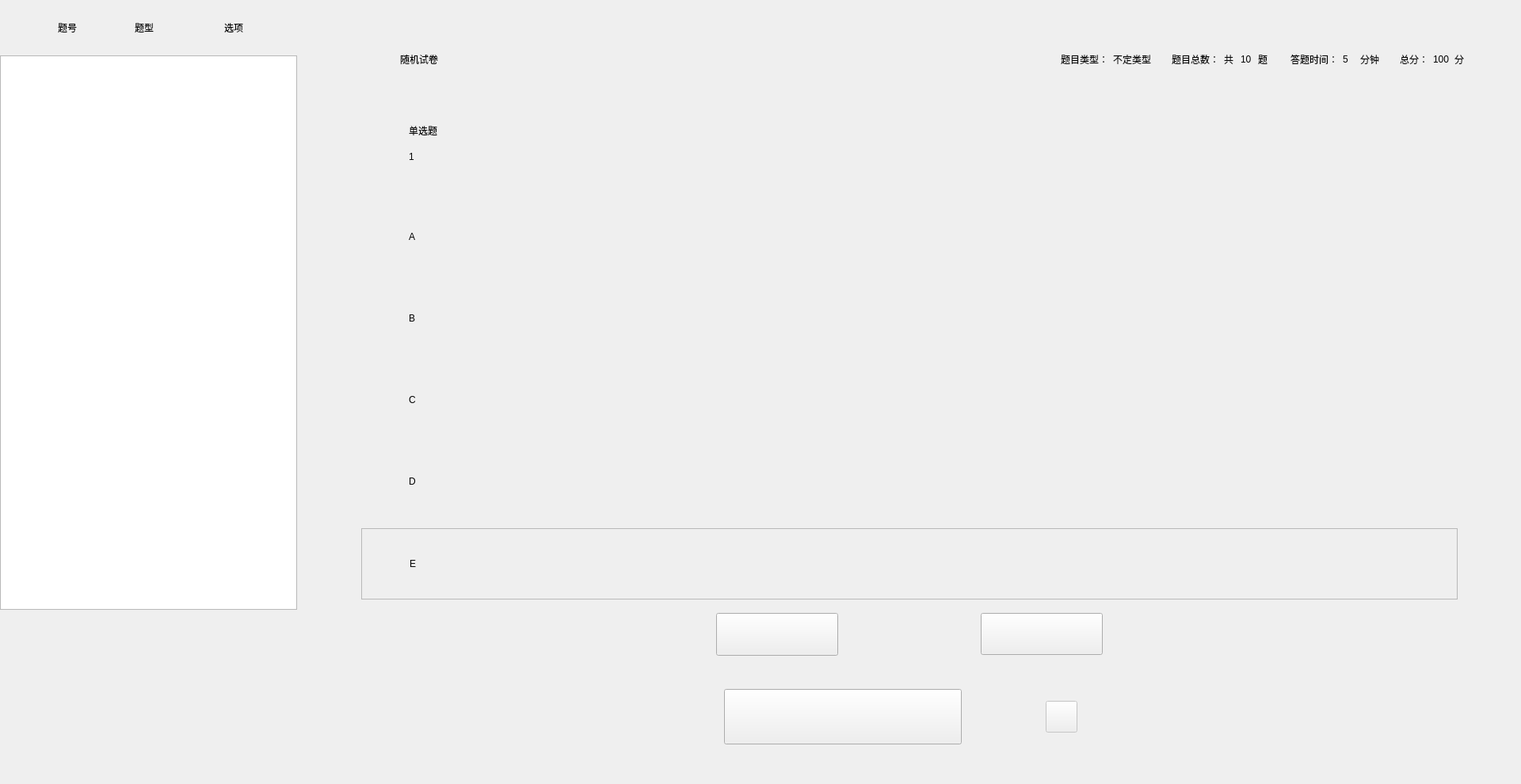
<?xml version="1.0" encoding="UTF-8"?>
<ui version="4.0">
 <class>SYQuestionDoExamWindow</class>
 <widget class="QWidget" name="SYQuestionDoExamWindow">
  <property name="enabled">
   <bool>true</bool>
  </property>
  <property name="geometry">
   <rect>
    <x>0</x>
    <y>0</y>
    <width>1920</width>
    <height>990</height>
   </rect>
  </property>
  <property name="sizePolicy">
   <sizepolicy hsizetype="Expanding" vsizetype="Expanding">
    <horstretch>0</horstretch>
    <verstretch>0</verstretch>
   </sizepolicy>
  </property>
  <property name="windowTitle">
   <string>SimLaparo</string>
  </property>
  <layout class="QHBoxLayout" name="horizontalLayout_28">
   <property name="spacing">
    <number>0</number>
   </property>
   <property name="leftMargin">
    <number>0</number>
   </property>
   <property name="topMargin">
    <number>0</number>
   </property>
   <property name="rightMargin">
    <number>0</number>
   </property>
   <property name="bottomMargin">
    <number>0</number>
   </property>
   <item>
    <widget class="QFrame" name="leftFrame">
     <property name="minimumSize">
      <size>
       <width>376</width>
       <height>0</height>
      </size>
     </property>
     <property name="maximumSize">
      <size>
       <width>376</width>
       <height>16777215</height>
      </size>
     </property>
     <property name="frameShape">
      <enum>QFrame::NoFrame</enum>
     </property>
     <property name="frameShadow">
      <enum>QFrame::Raised</enum>
     </property>
     <layout class="QVBoxLayout" name="verticalLayout_5">
      <property name="spacing">
       <number>0</number>
      </property>
      <property name="leftMargin">
       <number>0</number>
      </property>
      <property name="topMargin">
       <number>0</number>
      </property>
      <property name="rightMargin">
       <number>0</number>
      </property>
      <property name="bottomMargin">
       <number>0</number>
      </property>
      <item>
       <widget class="QFrame" name="leftheadframe">
        <layout class="QHBoxLayout" name="horizontalLayout_2" stretch="0,0,0,0">
         <property name="spacing">
          <number>0</number>
         </property>
         <property name="leftMargin">
          <number>0</number>
         </property>
         <property name="topMargin">
          <number>0</number>
         </property>
         <property name="rightMargin">
          <number>0</number>
         </property>
         <property name="bottomMargin">
          <number>0</number>
         </property>
         <item>
          <widget class="QLabel" name="lb_name">
           <property name="minimumSize">
            <size>
             <width>170</width>
             <height>70</height>
            </size>
           </property>
           <property name="maximumSize">
            <size>
             <width>170</width>
             <height>70</height>
            </size>
           </property>
           <property name="text">
            <string>题号</string>
           </property>
           <property name="alignment">
            <set>Qt::AlignCenter</set>
           </property>
          </widget>
         </item>
         <item>
          <widget class="QLabel" name="lb_num">
           <property name="minimumSize">
            <size>
             <width>90</width>
             <height>70</height>
            </size>
           </property>
           <property name="maximumSize">
            <size>
             <width>90</width>
             <height>70</height>
            </size>
           </property>
           <property name="text">
            <string>题型</string>
           </property>
           <property name="alignment">
            <set>Qt::AlignLeading|Qt::AlignLeft|Qt::AlignVCenter</set>
           </property>
          </widget>
         </item>
         <item>
          <widget class="QLabel" name="lb_author">
           <property name="minimumSize">
            <size>
             <width>70</width>
             <height>70</height>
            </size>
           </property>
           <property name="maximumSize">
            <size>
             <width>70</width>
             <height>16777215</height>
            </size>
           </property>
           <property name="text">
            <string>选项</string>
           </property>
           <property name="alignment">
            <set>Qt::AlignCenter</set>
           </property>
          </widget>
         </item>
         <item>
          <spacer name="horizontalSpacer">
           <property name="orientation">
            <enum>Qt::Horizontal</enum>
           </property>
           <property name="sizeHint" stdset="0">
            <size>
             <width>40</width>
             <height>20</height>
            </size>
           </property>
          </spacer>
         </item>
        </layout>
       </widget>
      </item>
      <item>
       <widget class="QListWidget" name="list_examquestion">
        <property name="minimumSize">
         <size>
          <width>375</width>
          <height>700</height>
         </size>
        </property>
        <property name="maximumSize">
         <size>
          <width>375</width>
          <height>700</height>
         </size>
        </property>
        <property name="horizontalScrollBarPolicy">
         <enum>Qt::ScrollBarAlwaysOff</enum>
        </property>
        <property name="alternatingRowColors">
         <bool>true</bool>
        </property>
       </widget>
      </item>
      <item>
       <spacer name="verticalSpacer_7">
        <property name="orientation">
         <enum>Qt::Vertical</enum>
        </property>
        <property name="sizeHint" stdset="0">
         <size>
          <width>20</width>
          <height>40</height>
         </size>
        </property>
       </spacer>
      </item>
     </layout>
    </widget>
   </item>
   <item>
    <widget class="QFrame" name="centerFrame">
     <property name="minimumSize">
      <size>
       <width>900</width>
       <height>0</height>
      </size>
     </property>
     <property name="frameShape">
      <enum>QFrame::NoFrame</enum>
     </property>
     <property name="frameShadow">
      <enum>QFrame::Raised</enum>
     </property>
     <layout class="QVBoxLayout" name="verticalLayout_17">
      <property name="spacing">
       <number>0</number>
      </property>
      <property name="leftMargin">
       <number>30</number>
      </property>
      <property name="topMargin">
       <number>30</number>
      </property>
      <property name="rightMargin">
       <number>30</number>
      </property>
      <property name="bottomMargin">
       <number>30</number>
      </property>
      <item>
       <widget class="QFrame" name="questinfoframe">
        <property name="minimumSize">
         <size>
          <width>0</width>
          <height>90</height>
         </size>
        </property>
        <property name="maximumSize">
         <size>
          <width>16777215</width>
          <height>90</height>
         </size>
        </property>
        <layout class="QHBoxLayout" name="horizontalLayout">
         <item>
          <spacer name="horizontalSpacer_5">
           <property name="orientation">
            <enum>Qt::Horizontal</enum>
           </property>
           <property name="sizeType">
            <enum>QSizePolicy::Fixed</enum>
           </property>
           <property name="sizeHint" stdset="0">
            <size>
             <width>90</width>
             <height>20</height>
            </size>
           </property>
          </spacer>
         </item>
         <item>
          <widget class="QLabel" name="paperName">
           <property name="text">
            <string>随机试卷</string>
           </property>
           <property name="alignment">
            <set>Qt::AlignCenter</set>
           </property>
          </widget>
         </item>
         <item>
          <spacer name="horizontalSpacer_4">
           <property name="orientation">
            <enum>Qt::Horizontal</enum>
           </property>
           <property name="sizeType">
            <enum>QSizePolicy::Preferred</enum>
           </property>
           <property name="sizeHint" stdset="0">
            <size>
             <width>780</width>
             <height>20</height>
            </size>
           </property>
          </spacer>
         </item>
         <item>
          <widget class="QLabel" name="label_2">
           <property name="maximumSize">
            <size>
             <width>16777215</width>
             <height>90</height>
            </size>
           </property>
           <property name="text">
            <string>题目类型：</string>
           </property>
          </widget>
         </item>
         <item>
          <widget class="QLabel" name="label_3">
           <property name="text">
            <string>不定类型</string>
           </property>
          </widget>
         </item>
         <item>
          <spacer name="horizontalSpacer_6">
           <property name="orientation">
            <enum>Qt::Horizontal</enum>
           </property>
           <property name="sizeType">
            <enum>QSizePolicy::Fixed</enum>
           </property>
           <property name="sizeHint" stdset="0">
            <size>
             <width>20</width>
             <height>20</height>
            </size>
           </property>
          </spacer>
         </item>
         <item>
          <widget class="QLabel" name="label_4">
           <property name="text">
            <string>题目总数：</string>
           </property>
          </widget>
         </item>
         <item>
          <widget class="QLabel" name="label_5">
           <property name="text">
            <string>共</string>
           </property>
          </widget>
         </item>
         <item>
          <widget class="QLabel" name="questNum">
           <property name="text">
            <string>10</string>
           </property>
          </widget>
         </item>
         <item>
          <widget class="QLabel" name="label_6">
           <property name="text">
            <string>题</string>
           </property>
          </widget>
         </item>
         <item>
          <spacer name="horizontalSpacer_8">
           <property name="orientation">
            <enum>Qt::Horizontal</enum>
           </property>
           <property name="sizeType">
            <enum>QSizePolicy::Fixed</enum>
           </property>
           <property name="sizeHint" stdset="0">
            <size>
             <width>20</width>
             <height>20</height>
            </size>
           </property>
          </spacer>
         </item>
         <item>
          <widget class="QLabel" name="label_8">
           <property name="text">
            <string>答题时间：</string>
           </property>
          </widget>
         </item>
         <item>
          <widget class="QLabel" name="examTimeLb">
           <property name="text">
            <string>5</string>
           </property>
          </widget>
         </item>
         <item>
          <widget class="QLabel" name="label_11">
           <property name="text">
            <string>分钟</string>
           </property>
          </widget>
         </item>
         <item>
          <spacer name="horizontalSpacer_7">
           <property name="orientation">
            <enum>Qt::Horizontal</enum>
           </property>
           <property name="sizeType">
            <enum>QSizePolicy::Fixed</enum>
           </property>
           <property name="sizeHint" stdset="0">
            <size>
             <width>20</width>
             <height>20</height>
            </size>
           </property>
          </spacer>
         </item>
         <item>
          <widget class="QLabel" name="label_12">
           <property name="text">
            <string>总分：</string>
           </property>
          </widget>
         </item>
         <item>
          <widget class="QLabel" name="examTotalScore">
           <property name="text">
            <string>100</string>
           </property>
          </widget>
         </item>
         <item>
          <widget class="QLabel" name="label_14">
           <property name="text">
            <string>分</string>
           </property>
          </widget>
         </item>
         <item>
          <spacer name="horizontalSpacer_9">
           <property name="orientation">
            <enum>Qt::Horizontal</enum>
           </property>
           <property name="sizeType">
            <enum>QSizePolicy::Fixed</enum>
           </property>
           <property name="sizeHint" stdset="0">
            <size>
             <width>30</width>
             <height>20</height>
            </size>
           </property>
          </spacer>
         </item>
        </layout>
       </widget>
      </item>
      <item>
       <widget class="QFrame" name="questContentFrame">
        <layout class="QVBoxLayout" name="verticalLayout">
         <property name="spacing">
          <number>0</number>
         </property>
         <property name="leftMargin">
          <number>50</number>
         </property>
         <property name="topMargin">
          <number>30</number>
         </property>
         <property name="rightMargin">
          <number>50</number>
         </property>
         <property name="bottomMargin">
          <number>0</number>
         </property>
         <item>
          <widget class="QFrame" name="frame_title">
           <property name="minimumSize">
            <size>
             <width>0</width>
             <height>90</height>
            </size>
           </property>
           <property name="maximumSize">
            <size>
             <width>16777215</width>
             <height>100</height>
            </size>
           </property>
           <layout class="QVBoxLayout" name="horizontalLayout_4">
            <property name="spacing">
             <number>0</number>
            </property>
            <property name="leftMargin">
             <number>60</number>
            </property>
            <property name="topMargin">
             <number>5</number>
            </property>
            <property name="rightMargin">
             <number>0</number>
            </property>
            <property name="bottomMargin">
             <number>0</number>
            </property>
            <item>
             <widget class="QLabel" name="questType">
              <property name="minimumSize">
               <size>
                <width>0</width>
                <height>0</height>
               </size>
              </property>
              <property name="maximumSize">
               <size>
                <width>16777215</width>
                <height>20</height>
               </size>
              </property>
              <property name="text">
               <string>单选题</string>
              </property>
             </widget>
            </item>
            <item>
             <widget class="QFrame" name="frame_title_inner">
              <layout class="QHBoxLayout" name="horizontalLayout_3">
               <property name="spacing">
                <number>0</number>
               </property>
               <property name="leftMargin">
                <number>0</number>
               </property>
               <property name="topMargin">
                <number>0</number>
               </property>
               <property name="rightMargin">
                <number>0</number>
               </property>
               <property name="bottomMargin">
                <number>20</number>
               </property>
               <item>
                <widget class="QLabel" name="lb_questindex">
                 <property name="minimumSize">
                  <size>
                   <width>50</width>
                   <height>0</height>
                  </size>
                 </property>
                 <property name="maximumSize">
                  <size>
                   <width>50</width>
                   <height>16777215</height>
                  </size>
                 </property>
                 <property name="text">
                  <string>1</string>
                 </property>
                </widget>
               </item>
               <item>
                <widget class="QLabel" name="lb_title">
                 <property name="minimumSize">
                  <size>
                   <width>0</width>
                   <height>0</height>
                  </size>
                 </property>
                 <property name="maximumSize">
                  <size>
                   <width>16777215</width>
                   <height>80</height>
                  </size>
                 </property>
                 <property name="text">
                  <string/>
                 </property>
                </widget>
               </item>
              </layout>
             </widget>
            </item>
           </layout>
          </widget>
         </item>
         <item>
          <spacer name="verticalSpacer_2">
           <property name="orientation">
            <enum>Qt::Vertical</enum>
           </property>
           <property name="sizeType">
            <enum>QSizePolicy::Fixed</enum>
           </property>
           <property name="sizeHint" stdset="0">
            <size>
             <width>20</width>
             <height>15</height>
            </size>
           </property>
          </spacer>
         </item>
         <item>
          <widget class="QFrame" name="frame_answerA">
           <layout class="QHBoxLayout" name="horizontalLayout_3">
            <property name="leftMargin">
             <number>0</number>
            </property>
            <item>
             <spacer name="horizontalSpacer">
              <property name="orientation">
               <enum>Qt::Horizontal</enum>
              </property>
              <property name="sizeType">
               <enum>QSizePolicy::Fixed</enum>
              </property>
              <property name="sizeHint" stdset="0">
               <size>
                <width>60</width>
                <height>20</height>
               </size>
              </property>
             </spacer>
            </item>
            <item>
             <widget class="QLabel" name="lb_heada">
              <property name="minimumSize">
               <size>
                <width>50</width>
                <height>0</height>
               </size>
              </property>
              <property name="maximumSize">
               <size>
                <width>50</width>
                <height>16777215</height>
               </size>
              </property>
              <property name="text">
               <string>A</string>
              </property>
             </widget>
            </item>
            <item>
             <widget class="QLabel" name="lb_answera">
              <property name="minimumSize">
               <size>
                <width>0</width>
                <height>70</height>
               </size>
              </property>
              <property name="maximumSize">
               <size>
                <width>16777215</width>
                <height>70</height>
               </size>
              </property>
              <property name="text">
               <string/>
              </property>
             </widget>
            </item>
           </layout>
          </widget>
         </item>
         <item>
          <spacer name="verticalSpacer_3">
           <property name="orientation">
            <enum>Qt::Vertical</enum>
           </property>
           <property name="sizeType">
            <enum>QSizePolicy::Fixed</enum>
           </property>
           <property name="sizeHint" stdset="0">
            <size>
             <width>20</width>
             <height>15</height>
            </size>
           </property>
          </spacer>
         </item>
         <item>
          <widget class="QFrame" name="frame_answerB">
           <layout class="QHBoxLayout" name="horizontalLayout_3">
            <property name="leftMargin">
             <number>0</number>
            </property>
            <item>
             <spacer name="horizontalSpacer">
              <property name="orientation">
               <enum>Qt::Horizontal</enum>
              </property>
              <property name="sizeType">
               <enum>QSizePolicy::Fixed</enum>
              </property>
              <property name="sizeHint" stdset="0">
               <size>
                <width>60</width>
                <height>20</height>
               </size>
              </property>
             </spacer>
            </item>
            <item>
             <widget class="QLabel" name="lb_headb">
              <property name="minimumSize">
               <size>
                <width>50</width>
                <height>0</height>
               </size>
              </property>
              <property name="maximumSize">
               <size>
                <width>50</width>
                <height>16777215</height>
               </size>
              </property>
              <property name="text">
               <string>B</string>
              </property>
             </widget>
            </item>
            <item>
             <widget class="QLabel" name="lb_answerb">
              <property name="minimumSize">
               <size>
                <width>0</width>
                <height>70</height>
               </size>
              </property>
              <property name="maximumSize">
               <size>
                <width>16777215</width>
                <height>70</height>
               </size>
              </property>
              <property name="text">
               <string/>
              </property>
             </widget>
            </item>
           </layout>
          </widget>
         </item>
         <item>
          <spacer name="verticalSpacer_4">
           <property name="orientation">
            <enum>Qt::Vertical</enum>
           </property>
           <property name="sizeType">
            <enum>QSizePolicy::Fixed</enum>
           </property>
           <property name="sizeHint" stdset="0">
            <size>
             <width>20</width>
             <height>15</height>
            </size>
           </property>
          </spacer>
         </item>
         <item>
          <widget class="QFrame" name="frame_answerC">
           <layout class="QHBoxLayout" name="horizontalLayout_3">
            <property name="leftMargin">
             <number>0</number>
            </property>
            <item>
             <spacer name="horizontalSpacer">
              <property name="orientation">
               <enum>Qt::Horizontal</enum>
              </property>
              <property name="sizeType">
               <enum>QSizePolicy::Fixed</enum>
              </property>
              <property name="sizeHint" stdset="0">
               <size>
                <width>60</width>
                <height>20</height>
               </size>
              </property>
             </spacer>
            </item>
            <item>
             <widget class="QLabel" name="lb_headc">
              <property name="minimumSize">
               <size>
                <width>50</width>
                <height>0</height>
               </size>
              </property>
              <property name="maximumSize">
               <size>
                <width>50</width>
                <height>16777215</height>
               </size>
              </property>
              <property name="text">
               <string>C</string>
              </property>
             </widget>
            </item>
            <item>
             <widget class="QLabel" name="lb_answerc">
              <property name="minimumSize">
               <size>
                <width>0</width>
                <height>70</height>
               </size>
              </property>
              <property name="maximumSize">
               <size>
                <width>16777215</width>
                <height>70</height>
               </size>
              </property>
              <property name="text">
               <string/>
              </property>
             </widget>
            </item>
           </layout>
          </widget>
         </item>
         <item>
          <spacer name="verticalSpacer_5">
           <property name="orientation">
            <enum>Qt::Vertical</enum>
           </property>
           <property name="sizeType">
            <enum>QSizePolicy::Fixed</enum>
           </property>
           <property name="sizeHint" stdset="0">
            <size>
             <width>20</width>
             <height>15</height>
            </size>
           </property>
          </spacer>
         </item>
         <item>
          <widget class="QFrame" name="frame_answerD">
           <layout class="QHBoxLayout" name="horizontalLayout_3">
            <property name="leftMargin">
             <number>0</number>
            </property>
            <item>
             <spacer name="horizontalSpacer">
              <property name="orientation">
               <enum>Qt::Horizontal</enum>
              </property>
              <property name="sizeType">
               <enum>QSizePolicy::Fixed</enum>
              </property>
              <property name="sizeHint" stdset="0">
               <size>
                <width>60</width>
                <height>20</height>
               </size>
              </property>
             </spacer>
            </item>
            <item>
             <widget class="QLabel" name="lb_headd">
              <property name="minimumSize">
               <size>
                <width>50</width>
                <height>0</height>
               </size>
              </property>
              <property name="maximumSize">
               <size>
                <width>50</width>
                <height>16777215</height>
               </size>
              </property>
              <property name="text">
               <string>D</string>
              </property>
             </widget>
            </item>
            <item>
             <widget class="QLabel" name="lb_answerd">
              <property name="minimumSize">
               <size>
                <width>0</width>
                <height>70</height>
               </size>
              </property>
              <property name="maximumSize">
               <size>
                <width>16777215</width>
                <height>70</height>
               </size>
              </property>
              <property name="text">
               <string/>
              </property>
             </widget>
            </item>
           </layout>
          </widget>
         </item>
         <item>
          <spacer name="verticalSpacer_8">
           <property name="orientation">
            <enum>Qt::Vertical</enum>
           </property>
           <property name="sizeType">
            <enum>QSizePolicy::Fixed</enum>
           </property>
           <property name="sizeHint" stdset="0">
            <size>
             <width>20</width>
             <height>15</height>
            </size>
           </property>
          </spacer>
         </item>
         <item>
          <widget class="QFrame" name="frame_answerE">
           <property name="minimumSize">
            <size>
             <width>0</width>
             <height>0</height>
            </size>
           </property>
           <property name="maximumSize">
            <size>
             <width>16777215</width>
             <height>16777215</height>
            </size>
           </property>
           <property name="frameShape">
            <enum>QFrame::StyledPanel</enum>
           </property>
           <property name="frameShadow">
            <enum>QFrame::Raised</enum>
           </property>
           <layout class="QHBoxLayout" name="horizontalLayout_7">
            <property name="leftMargin">
             <number>0</number>
            </property>
            <item>
             <spacer name="horizontalSpacer_14">
              <property name="orientation">
               <enum>Qt::Horizontal</enum>
              </property>
              <property name="sizeType">
               <enum>QSizePolicy::Fixed</enum>
              </property>
              <property name="sizeHint" stdset="0">
               <size>
                <width>60</width>
                <height>20</height>
               </size>
              </property>
             </spacer>
            </item>
            <item>
             <widget class="QLabel" name="lb_heade">
              <property name="minimumSize">
               <size>
                <width>50</width>
                <height>0</height>
               </size>
              </property>
              <property name="maximumSize">
               <size>
                <width>50</width>
                <height>16777215</height>
               </size>
              </property>
              <property name="text">
               <string>E</string>
              </property>
             </widget>
            </item>
            <item>
             <widget class="QLabel" name="lb_answere">
              <property name="minimumSize">
               <size>
                <width>0</width>
                <height>70</height>
               </size>
              </property>
              <property name="maximumSize">
               <size>
                <width>16777215</width>
                <height>70</height>
               </size>
              </property>
              <property name="text">
               <string/>
              </property>
             </widget>
            </item>
           </layout>
          </widget>
         </item>
         <item>
          <spacer name="verticalSpacer_6">
           <property name="orientation">
            <enum>Qt::Vertical</enum>
           </property>
           <property name="sizeType">
            <enum>QSizePolicy::Expanding</enum>
           </property>
           <property name="sizeHint" stdset="0">
            <size>
             <width>20</width>
             <height>30</height>
            </size>
           </property>
          </spacer>
         </item>
         <item>
          <layout class="QHBoxLayout" name="horizontalLayout_2">
           <item>
            <spacer name="horizontalSpacer_2">
             <property name="orientation">
              <enum>Qt::Horizontal</enum>
             </property>
             <property name="sizeHint" stdset="0">
              <size>
               <width>40</width>
               <height>20</height>
              </size>
             </property>
            </spacer>
           </item>
           <item>
            <widget class="QPushButton" name="bt_prev">
             <property name="minimumSize">
              <size>
               <width>154</width>
               <height>54</height>
              </size>
             </property>
             <property name="maximumSize">
              <size>
               <width>154</width>
               <height>53</height>
              </size>
             </property>
             <property name="text">
              <string/>
             </property>
            </widget>
           </item>
           <item>
            <widget class="QLabel" name="lb_currpage">
             <property name="minimumSize">
              <size>
               <width>180</width>
               <height>0</height>
              </size>
             </property>
             <property name="text">
              <string/>
             </property>
             <property name="alignment">
              <set>Qt::AlignCenter</set>
             </property>
            </widget>
           </item>
           <item>
            <widget class="QPushButton" name="bt_next">
             <property name="minimumSize">
              <size>
               <width>154</width>
               <height>53</height>
              </size>
             </property>
             <property name="maximumSize">
              <size>
               <width>154</width>
               <height>53</height>
              </size>
             </property>
             <property name="text">
              <string/>
             </property>
            </widget>
           </item>
           <item>
            <spacer name="horizontalSpacer_3">
             <property name="orientation">
              <enum>Qt::Horizontal</enum>
             </property>
             <property name="sizeHint" stdset="0">
              <size>
               <width>40</width>
               <height>20</height>
              </size>
             </property>
            </spacer>
           </item>
          </layout>
         </item>
         <item>
          <spacer name="verticalSpacer_9">
           <property name="orientation">
            <enum>Qt::Vertical</enum>
           </property>
           <property name="sizeHint" stdset="0">
            <size>
             <width>20</width>
             <height>15</height>
            </size>
           </property>
          </spacer>
         </item>
         <item>
          <spacer name="verticalSpacer">
           <property name="orientation">
            <enum>Qt::Vertical</enum>
           </property>
           <property name="sizeType">
            <enum>QSizePolicy::Fixed</enum>
           </property>
           <property name="sizeHint" stdset="0">
            <size>
             <width>20</width>
             <height>20</height>
            </size>
           </property>
          </spacer>
         </item>
        </layout>
       </widget>
      </item>
      <item>
       <widget class="QFrame" name="frambottom">
        <layout class="QHBoxLayout" name="horizontalLayout_4">
         <property name="topMargin">
          <number>20</number>
         </property>
         <property name="bottomMargin">
          <number>20</number>
         </property>
         <item>
          <layout class="QHBoxLayout" name="horizontalLayout_6">
           <item>
            <spacer name="horizontalSpacer_10">
             <property name="orientation">
              <enum>Qt::Horizontal</enum>
             </property>
             <property name="sizeHint" stdset="0">
              <size>
               <width>40</width>
               <height>20</height>
              </size>
             </property>
            </spacer>
           </item>
           <item>
            <widget class="QPushButton" name="bt_finish">
             <property name="minimumSize">
              <size>
               <width>300</width>
               <height>70</height>
              </size>
             </property>
             <property name="maximumSize">
              <size>
               <width>300</width>
               <height>70</height>
              </size>
             </property>
             <property name="text">
              <string/>
             </property>
            </widget>
           </item>
           <item>
            <spacer name="horizontalSpacer_12">
             <property name="orientation">
              <enum>Qt::Horizontal</enum>
             </property>
             <property name="sizeType">
              <enum>QSizePolicy::Fixed</enum>
             </property>
             <property name="sizeHint" stdset="0">
              <size>
               <width>100</width>
               <height>20</height>
              </size>
             </property>
            </spacer>
           </item>
           <item>
            <widget class="QPushButton" name="timeBtn">
             <property name="enabled">
              <bool>false</bool>
             </property>
             <property name="sizePolicy">
              <sizepolicy hsizetype="Minimum" vsizetype="Fixed">
               <horstretch>0</horstretch>
               <verstretch>0</verstretch>
              </sizepolicy>
             </property>
             <property name="minimumSize">
              <size>
               <width>40</width>
               <height>40</height>
              </size>
             </property>
             <property name="text">
              <string/>
             </property>
            </widget>
           </item>
           <item>
            <spacer name="horizontalSpacer_13">
             <property name="orientation">
              <enum>Qt::Horizontal</enum>
             </property>
             <property name="sizeType">
              <enum>QSizePolicy::Fixed</enum>
             </property>
             <property name="sizeHint" stdset="0">
              <size>
               <width>10</width>
               <height>20</height>
              </size>
             </property>
            </spacer>
           </item>
           <item>
            <widget class="QLabel" name="examTime">
             <property name="text">
              <string/>
             </property>
            </widget>
           </item>
           <item>
            <spacer name="horizontalSpacer_11">
             <property name="orientation">
              <enum>Qt::Horizontal</enum>
             </property>
             <property name="sizeHint" stdset="0">
              <size>
               <width>40</width>
               <height>20</height>
              </size>
             </property>
            </spacer>
           </item>
          </layout>
         </item>
        </layout>
       </widget>
      </item>
     </layout>
    </widget>
   </item>
  </layout>
 </widget>
 <resources/>
 <connections/>
</ui>
